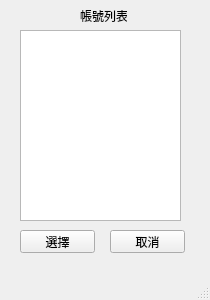
<?xml version="1.0" encoding="UTF-8"?>
<ui version="4.0">
 <class>accountlist</class>
 <widget class="QMainWindow" name="accountlist">
  <property name="geometry">
   <rect>
    <x>0</x>
    <y>0</y>
    <width>210</width>
    <height>300</height>
   </rect>
  </property>
  <property name="windowTitle">
   <string>帳號</string>
  </property>
  <widget class="QWidget" name="centralwidget">
   <widget class="QListWidget" name="listWidget">
    <property name="geometry">
     <rect>
      <x>20</x>
      <y>30</y>
      <width>161</width>
      <height>191</height>
     </rect>
    </property>
    <property name="font">
     <font>
      <underline>false</underline>
     </font>
    </property>
   </widget>
   <widget class="QLabel" name="label">
    <property name="geometry">
     <rect>
      <x>80</x>
      <y>10</y>
      <width>47</width>
      <height>12</height>
     </rect>
    </property>
    <property name="text">
     <string>帳號列表</string>
    </property>
   </widget>
   <widget class="QPushButton" name="pushButton">
    <property name="geometry">
     <rect>
      <x>20</x>
      <y>230</y>
      <width>75</width>
      <height>23</height>
     </rect>
    </property>
    <property name="text">
     <string>選擇</string>
    </property>
   </widget>
   <widget class="QPushButton" name="pushButton_2">
    <property name="geometry">
     <rect>
      <x>110</x>
      <y>230</y>
      <width>75</width>
      <height>23</height>
     </rect>
    </property>
    <property name="text">
     <string>取消</string>
    </property>
   </widget>
  </widget>
  <widget class="QStatusBar" name="statusbar"/>
 </widget>
 <resources/>
 <connections/>
</ui>
